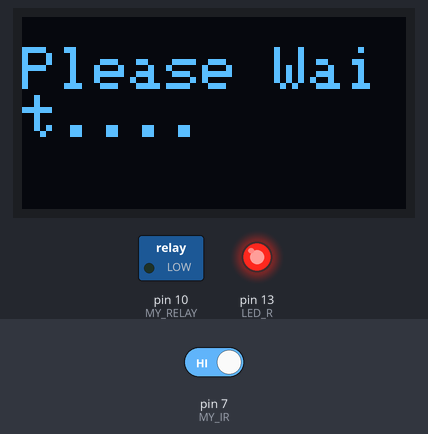
Bench run of a sketch on a simulated Arduino Uno, built with avr-gcc and run on an emulated ATmega328P. On the bench: 128×64 one-colour display, switched loads named in the sketch (green lamp = pin HIGH), output pins drawn as LEDs (lit = HIGH). Inputs (shaded band) come from the test bench; at power-on: pin 7 (MY_IR) HIGH.

Above: at 1.7 s.
1.8 s: pin 7 (MY_IR) driven LOW
At 3.3 s:
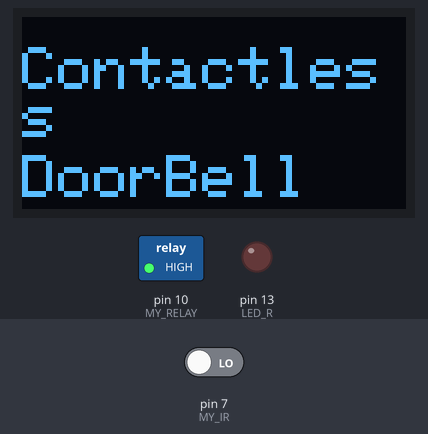
3.6 s: pin 7 (MY_IR) driven HIGH
At 5.2 s:
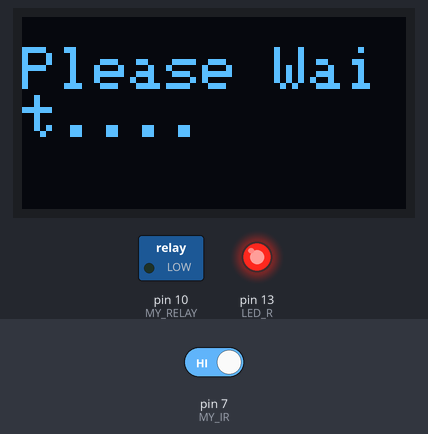
Timing chart, 0 to 6.7 s (numbered marks = the images above; inputs shaded):
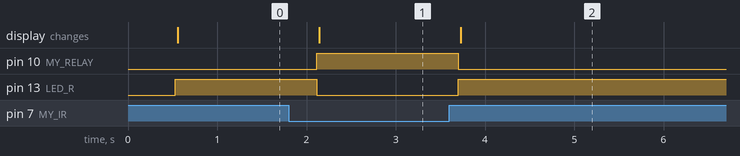

Measured:
- after the input at 1.8 s, pin 10 (MY_RELAY): LOW → HIGH after 0.31 s; pin 13 (LED_R): HIGH → LOW after 0.31 s; the display: changes after 0.34 s (image 1)
- after the input at 3.6 s, pin 10 (MY_RELAY): HIGH → LOW after 0.10 s; pin 13 (LED_R): LOW → HIGH after 0.10 s; the display: changes after 0.13 s (image 2)

The sketch:

contactless_door_bell.ino
```cpp
int LED_R=13;
int MY_IR=7;
int MY_RELAY=10;
#include <Wire.h>
#include <Adafruit_GFX.h>
#include <Adafruit_SSD1306.h>

#define SCREEN_WIDTH 128
#define SCREEN_HEIGHT 64
Adafruit_SSD1306 display(SCREEN_WIDTH, SCREEN_HEIGHT, &Wire, -1);
void setup() {
  pinMode(LED_R,OUTPUT);
  pinMode(MY_IR,INPUT);
  pinMode(MY_RELAY,OUTPUT);
  Serial.begin(115200);
  if(!display.begin(SSD1306_SWITCHCAPVCC, 0x3C)) {
  Serial.println(F("SSD1306 allocation failed"));
    for(;;);
  }
  delay(500);
  display.clearDisplay();
}

void loop() {
  if(digitalRead(MY_IR)==LOW){
    digitalWrite(LED_R,LOW);
    digitalWrite(MY_RELAY,HIGH);
     display.setTextSize(2);
    display.setTextColor(WHITE);
    display.setCursor(0, 10);
    display.println("Contactless");
    display.setCursor(20, 30);
    display.println("");
    display.println("DoorBell");
    display.display();
    delay(500);
    display.clearDisplay();

    }
  else {
    digitalWrite(LED_R,HIGH);
    digitalWrite(MY_RELAY,LOW);
    display.setTextSize(2);
    display.setTextColor(WHITE);
    display.setCursor(0, 10);
    display.println("Please Wait....");
    display.display();
    delay(500);
    display.clearDisplay();

    }

}
```
